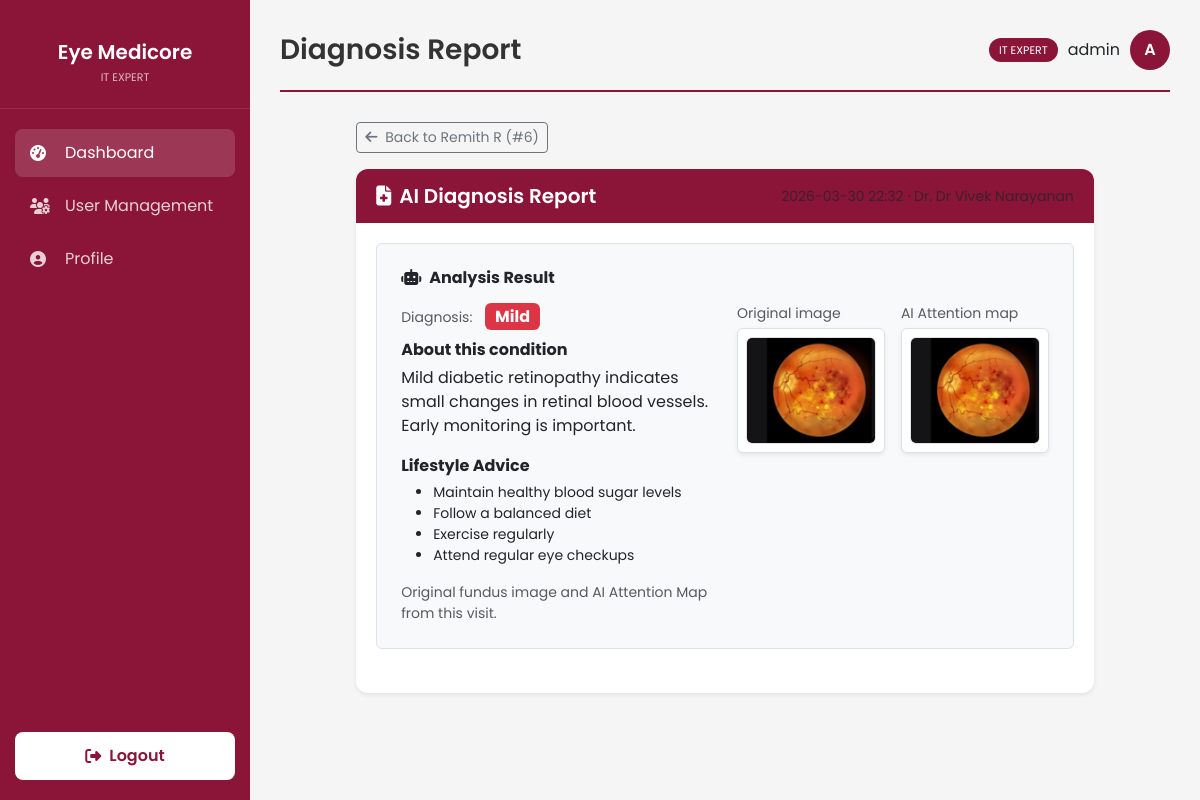
Page /diagnosis/47 (signed in) on the committed database.
### models.py (models this page shows, shortened)
class User(UserMixin, db.Model):
    id = db.Column(db.Integer, primary_key=True)
    username = db.Column(db.String(100), unique=True, nullable=False)
    password_hash = db.Column(db.String(200), nullable=False)
    role = db.Column(db.String(20), nullable=False, default='staff') # it_expert, doctor, staff
    blood_group = db.Column(db.String(5), nullable=False)
    email = db.Column(db.String(120), unique=True)
    phone_number = db.Column(db.String(20))
    account_status = db.Column(db.String(20), default='Active')
    created_at = db.Column(db.DateTime, default=get_local_time)
    last_login = db.Column(db.DateTime)
    otp_secret = db.Column(db.String(6))
    otp_expiry = db.Column(db.DateTime)
    doctor_id = db.Column(db.Integer, db.ForeignKey('user.id'), nullable=True)
    doctor = db.relationship('User', remote_side=[id], backref='staff_members')

class Patient(db.Model):
    id = db.Column(db.Integer, primary_key=True)
    name = db.Column(db.String(100), nullable=False)
    age = db.Column(db.Integer, nullable=False)
    gender = db.Column(db.String(10), nullable=False)
    blood_group = db.Column(db.String(5), nullable=False)
    place = db.Column(db.String(100), nullable=False)
    phone = db.Column(db.String(20), nullable=False)
    created_at = db.Column(db.DateTime, default=get_local_time)
    doctor_id = db.Column(db.Integer, db.ForeignKey('user.id', name='fk_patient_doctor_id'), nullable=True)
    staff_id = db.Column(db.Integer, db.ForeignKey('user.id', name='fk_patient_staff_id'), nullable=True)
    diagnoses = db.relationship('Diagnosis', backref='patient', lazy=True)
    doctor = db.relationship('User', foreign_keys=[doctor_id], backref=db.backref('assigned_patients', lazy=True))
    staff = db.relationship('User', foreign_keys=[staff_id], backref=db.backref('registered_patients', lazy=True))

class Diagnosis(db.Model):
    id = db.Column(db.Integer, primary_key=True)
    patient_id = db.Column(db.Integer, db.ForeignKey('patient.id'), nullable=False)
    doctor_id = db.Column(db.Integer, db.ForeignKey('user.id'))
    disease = db.Column(db.String(50), nullable=False)
    probability = db.Column(db.Float, nullable=False)
    image_path = db.Column(db.String(200), nullable=False)
    date = db.Column(db.DateTime, default=get_local_time)
    notes = db.Column(db.Text)
    doctor = db.relationship('User', backref=db.backref('diagnoses', lazy=True))
    @property
    def mask_path(self):
        base = os.path.basename(self.image_path or '')
        stem, _ = os.path.splitext(base)
        return os.path.join('static', 'masks', f'gradcam_{stem}.jpg')
    @property
    def get_explanation(self):
        explanations = {
            "Normal": "No signs of diabetic retinopathy detected. Regular eye checkups are recommended.",
            "Mild": "Mild diabetic retinopathy indicates small changes in retinal blood vessels. Early monitoring is important.",
            "Moderate": "Moderate diabetic retinopathy shows increased damage to blood vessels in the retina. Medical consultation is recommended.",
            "Severe": "Severe diabetic retinopathy indicates significant blockage of retinal blood vessels. Immediate medical attention is advised.",
            "Proliferative DR": "Proliferative diabetic retinopathy is an advanced stage where abnormal blood vessels grow in the retina. Urgent treatment is required."
        }
        return explanations.get(self.disease, "Regular medical consultation and eye checkups are recommended.")
    @property
    def get_lifestyle_advice(self):
        return [
            "Maintain healthy blood sugar levels",
            "Follow a balanced diet",
            "Exercise regularly",
            "Attend regular eye checkups"
        ]

### app.py (the view)
@app.route('/diagnosis/<int:id>')
@login_required
def diagnosis_report(id):
    diagnosis = Diagnosis.query.get_or_404(id)
    if not _can_view_diagnosis_report(diagnosis):
        flash('Unauthorized to view this report.', 'danger')
        return redirect(url_for('dashboard'))
    return render_template(
        'diagnosis_report.html',
        diagnosis=diagnosis,
        patient=diagnosis.patient,
    )

### app.py (called while the page is built)
@login_manager.user_loader
def load_user(user_id):
    return User.query.get(int(user_id))

def _can_view_diagnosis_report(diagnosis):
    patient = diagnosis.patient
    if current_user.role not in ['staff', 'doctor', 'it_expert']:
        return False
    if current_user.role == 'staff' and patient.doctor_id != current_user.doctor_id:
        return False
    if current_user.role == 'doctor' and patient.doctor_id != current_user.id:
        return False
    return True

### templates/diagnosis_report.html (shortened to what this page needs)
{% extends "base_dashboard.html" %}
{% block page_title %}Diagnosis Report{% endblock %}
{% block content %}
<div class="row justify-content-center">
    <div class="col-lg-10">
        <div class="mb-3">
            <a href="{{ url_for('patient_dashboard', patient_id=patient.id) }}" class="btn btn-outline-secondary btn-sm">
                <i class="fas fa-arrow-left me-1"></i> Back to {{ patient.name }} (#{{ patient.id }})
            </a>
        </div>
        <div class="card shadow-sm">
            <div class="card-header d-flex flex-wrap justify-content-between align-items-center gap-2">
                <h5 class="mb-0"><i class="fas fa-file-medical me-2"></i>AI Diagnosis Report</h5>
                <div class="d-flex flex-wrap align-items-center gap-2">
                <span class="text-muted small">
                </span>
                </div>
            </div>
            <div class="card-body">
                <div class="p-4 border rounded bg-light mb-4">
                    <h6 class="text-maroon fw-bold mb-3"><i class="fas fa-robot me-2"></i>Analysis Result</h6>
                    <div class="row align-items-start">
                        <div class="col-md-6 mb-4 mb-md-0">
                            <div class="mb-2">
                                <span class="text-muted small">Diagnosis:</span>
                                <span class="badge bg-{{ 'success' if 'Normal' in diagnosis.disease else 'danger' }} ms-2 fs-6">{{ diagnosis.disease }}</span>
                            </div>
                            <div class="mb-3">
                                <div class="fw-bold mb-1">About this condition</div>
                                <p class="mb-3">{{ diagnosis.get_explanation }}</p>
                                <div class="fw-bold mb-1">Lifestyle Advice</div>
                                <ul class="small mb-0">
                                    {% for advice in diagnosis.get_lifestyle_advice %}
                                    <li>{{ advice }}</li>
                                    {% endfor %}
                                </ul>
                            </div>
                            <p class="small text-muted mb-0">Original fundus image and AI Attention Map from this visit.</p>
                        </div>
                        <div class="col-md-6">
                            <div class="row g-3">
                                <div class="col-sm-6">
                                    <div class="small text-muted mb-1">Original image</div>
                                    <div class="border rounded bg-white p-2 shadow-sm overflow-hidden">
                                        <img src="/{{ diagnosis.image_path }}" alt="Original scan" class="img-fluid rounded border w-100">
                                    </div>
                                </div>
                                <div class="col-sm-6">
                                    <div class="small text-muted mb-1">AI Attention map</div>
                                    <div class="border rounded bg-white p-2 shadow-sm overflow-hidden">
                                        <img src="/{{ diagnosis.mask_path }}" alt="AI Attention map" class="img-fluid rounded border w-100">
                                    </div>
                                </div>
                            </div>
                        </div>
                    </div>
                </div>
            </div>
        </div>
    </div>
</div>
{% endblock %}

### templates/base_dashboard.html (shortened to what this page needs)
<!DOCTYPE html>
<html lang="en">
<head>
    <link href="https://cdnjs.cloudflare.com/ajax/libs/font-awesome/6.4.0/css/all.min.css" rel="stylesheet">
    <link href="https://cdn.jsdelivr.net/npm/bootstrap@5.3.0/dist/css/bootstrap.min.css" rel="stylesheet">
</head>
<body>
    <div class="sidebar">
        <div class="sidebar-brand">
            <h2>Eye Medicore</h2>
            <small>{{ current_user.role|replace('_', ' ')|title }}</small>
        </div>
        <ul class="sidebar-menu">
            <li><a href="{% if current_user.role == 'it_expert' %}/admin/dashboard{% else %}/dashboard{% endif %}"
                    class="active"><i class="fas fa-tachometer-alt"></i> Dashboard</a></li>
            {% if current_user.role == 'it_expert' %}
            <li><a href="/admin/dashboard#user-management"><i class="fas fa-users-cog"></i> User Management</a></li>
            {% endif %}
            <li><a href="/profile"><i class="fas fa-user-circle"></i> Profile</a></li>
        </ul>
        <div class="sidebar-footer">
            <a href="/logout" class="logout-btn" data-confirm="Are you sure you want to logout?">
                <i class="fas fa-sign-out-alt"></i> Logout
            </a>
        </div>
    </div>
    <div class="main-content">
        <div class="page-header">
            <h1>{% block page_title %}Dashboard{% endblock %}</h1>
            <div class="user-info">
                <span class="role-badge">{{ current_user.role|replace('_', ' ') }}</span>
                <span>{{ current_user.username }}</span>
                <div class="avatar">{{ current_user.username[0]|upper }}</div>
            </div>
        </div>
        {% block content %}{% endblock %}
    </div>
</body>
</html>

### rows in the picture
User: role "IT EXPERT", username "admin", username "A"
Patient: name "Remith R", id "6"
Diagnosis: disease "Mild", get_explanation "Mild diabetic retinopathy indicates small changes in retinal blood vessels. Early monitoring is important."

### other values in the picture
{{ advice }} "Maintain healthy blood sugar levels" "Follow a balanced diet" "Exercise regularly" "Attend regular eye checkups"
